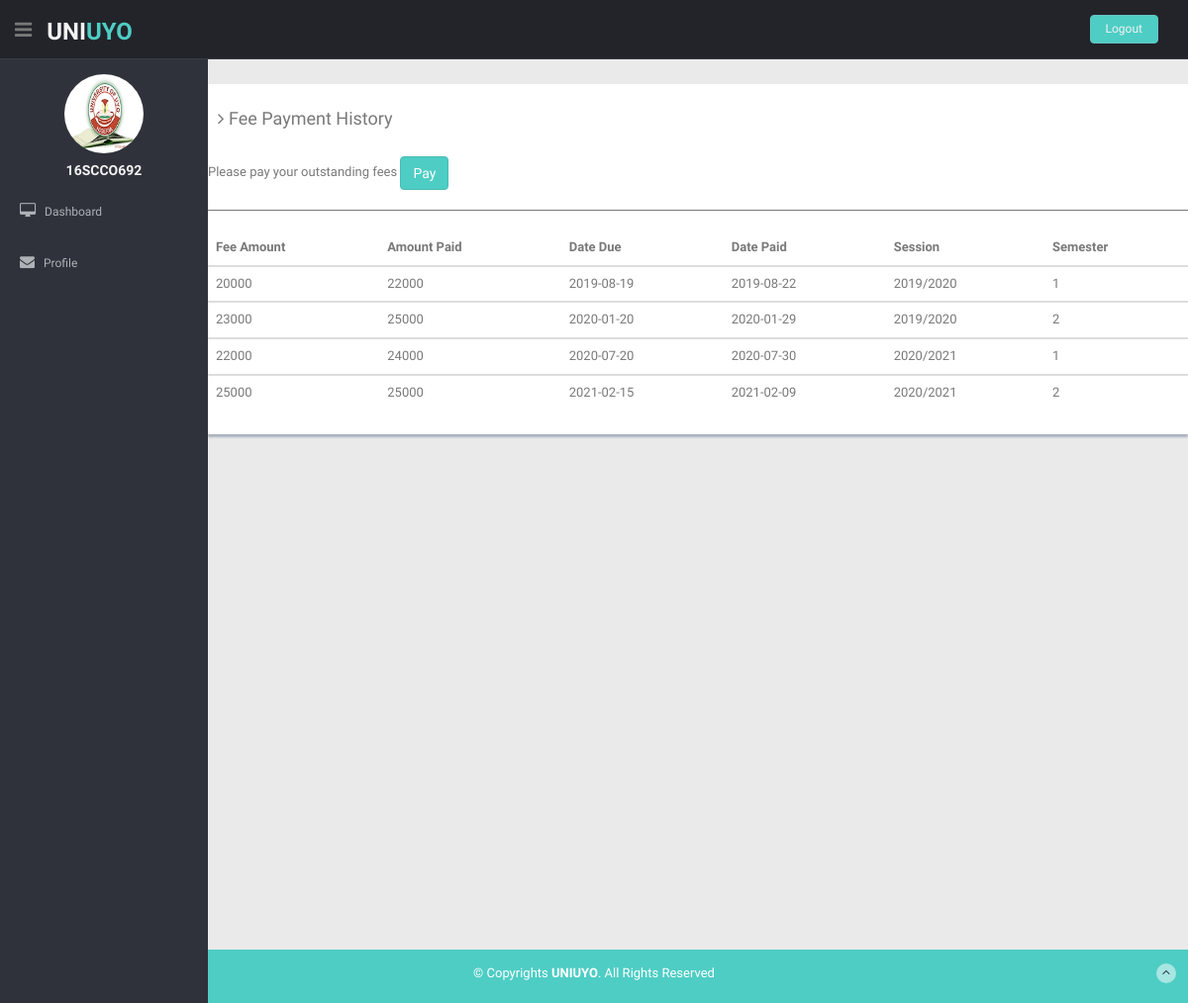
Screenshot of /fee_history.php (signed in) with the database file from the repository.
### tables this page shows
CREATE TABLE `fee_history` (
  `id` int(11) NOT NULL,
  `amount` int(11) NOT NULL,
  `total_paid` int(11) NOT NULL,
  `date_paid` date NOT NULL,
  `due_date` date NOT NULL,
  `reg_number` varchar(100) NOT NULL,
  `session` varchar(100) NOT NULL,
  `semester` int(11) NOT NULL
);

### fee_history.php (the view, shortened to what this page needs)
<?php require_once("includes/sessions.php");
require('includes/db.php'); ?>
<!DOCTYPE html>
<html lang="en">
<head>
  <link href="lib/bootstrap/css/bootstrap.min.css" rel="stylesheet">
  <link href="lib/font-awesome/css/font-awesome.css" rel="stylesheet" />
  <link href="css/style.css" rel="stylesheet">
  <link href="css/style-responsive.css" rel="stylesheet">
</head>
<body>
  <section id="container">
    <header class="header black-bg">
      <div class="sidebar-toggle-box">
        <div class="fa fa-bars tooltips" data-placement="right" data-original-title="Toggle Navigation"></div>
      </div>
      <a href="user_index.php" class="logo"><b>Uni<span>uyo</span></b></a>
      <div class="top-menu">
        <ul class="nav pull-right top-menu">
          <li><a class="logout" href="logout.php">Logout</a></li>
        </ul>
      </div>
    </header>
    <aside>
      <div id="sidebar" class="nav-collapse ">
        <ul class="sidebar-menu" id="nav-accordion">
          <p class="centered"><a href="user_index.php"><img src="img/fr-05.jpg" class="img-circle" width="80"></a></p>
          <h5 class="centered">
            <?php echo " " . $_SESSION['username'] . " " ?>
          </h5>
          <li class="sub-menu">
            <a href="javascript:;">
              <i class="fa fa-desktop"></i>
              <span>Dashboard</span>
            </a>
          </li>
          <li>
            <a href="actions.php">
              <i class="fa fa-envelope"></i>
              <span>Profile </span>
            </a>
          </li>
        </ul>
      </div>
    </aside>
    <section id="main-content">
      <section class="wrapper site-min-height">
        <div class="row mt">
          <div class="content-panel">
            <h4><i class="fa fa-angle-right"></i> Fee Payment History </h4>
            <p>
              <?php $query = "SELECT fee.session, fee_history.session FROM fee INNER JOIN fee_history ON fee.session = fee_history.session";
              $result = mysqli_query($conn, $query);
              if (mysqli_num_rows($result) == 0) {
                echo "<br>Please pay your outstanding fees
                  <button type='submit' class='btn btn-theme'>Pay</button> ";
              } else {
                echo "Your fee payment history is up to date";
              }
              ?>
            </p>
            <hr>
            <?php
            $query = "SELECT * FROM fee_history WHERE reg_number = '" . $_SESSION['username'] . "'";
            $result = mysqli_query($conn, $query);
            if (mysqli_num_rows($result) > 0) {
              echo "<table class='table'>
                        <thead>
                          <tr>
                            <th>Fee Amount</th>
                            <th>Amount Paid</th>
                            <th>Date Due</th>
                            <th>Date Paid</th>
                            <th>Session</th>
                            <th>Semester</th>
                          </tr>
                        </thead>";
              while ($row = mysqli_fetch_array($result)) {
                echo "<tbody>
                          <tr>
                            <td>" . $row["amount"] . "</td>
                            <td>" . $row["total_paid"] . "</td>
                            <td>" . $row["due_date"] . "</td>
                            <td>" . $row["date_paid"] . "</td>
                            <td>" . $row["session"] . "</td>
                            <td>" . $row["semester"] . "</td>
                          </tr>
                          </tbody>";
              }
              echo "</table>";
            } else {
              echo "0 results";
            }
            ?>
          </div>
        </div>
      </section>
    </section>
    <footer class="site-footer">
      <div class="text-center">
        <p>
          &copy; Copyrights <strong>UNIUYO</strong>. All Rights Reserved
        </p>
        <a href="blank.html#" class="go-top">
          <i class="fa fa-angle-up"></i>
        </a>
      </div>
    </footer>
  </section>
</body>
</html>

### css/style.css (style rules this page uses)
body { color: #797979; background: #eaeaea; font-family: 'Ruda', sans-serif; padding: 0px !important; margin: 0px !important; font-size:13px; }
ul li { list-style: none; }
a, a:hover, a:focus { text-decoration: none; outline: none; }
#container { width: 100%; height: 100%; }
.btn-theme { color: #fff; background-color: #4ECDC4; border-color: #48bcb4; }
hr { margin-top: 20px; margin-bottom: 20px; border: 0; border-top: 1px solid #797979; }
.centered { text-align: center; }
.mt { margin-top: 25px; }
ul.top-menu > li > .logout { color: #f2f2f2; font-size: 12px; border-radius: 4px; -webkit-border-radius: 4px; border: 1px solid #64c3c2 !important; padding: 5px 15px; margin-right: 15px; background: #4ECDC4; margin-top: 15px; }
#sidebar { width: 210px; height: 100%; position: fixed; background: #2f323a; }
#sidebar h5 { color: #f2f2f2; font-weight: 700; }
#sidebar ul li { position: relative; }
ul.sidebar-menu , ul.sidebar-menu li ul.sub { margin: -2px 0 0; padding: 0; }
ul.sidebar-menu { margin-top: 75px; }
ul.sidebar-menu li { margin-bottom: 5px; margin-left:10px; margin-right:10px; }
ul.sidebar-menu li.sub-menu { line-height: 15px; }
ul.sidebar-menu li a span { display: inline-block; }
ul.sidebar-menu li a { color: #aeb2b7; text-decoration: none; display: block; padding: 15px 0 15px 10px; font-size: 12px; outline: none; -webkit-transition: all 0.3s ease; -moz-transition: all 0.3s ease; -o-transition: all 0.3s ease; -ms-transition: all 0.3s ease; transition: all 0.3s ease; }
ul.sidebar-menu li a i { font-size: 15px; padding-right: 6px; }
#main-content { margin-left: 210px; }
.header, .footer { min-height: 60px; padding: 0 15px; }
.header { position: fixed; left: 0; right: 0; z-index: 1002; }
.black-bg { background: #22242a; border-bottom: 1px solid #393d46; }
.wrapper { display: inline-block; margin-top: 60px; padding-left: 15px; padding-right: 15px; padding-bottom: 15px; padding-top: 0px; width: 100%; }
a.logo { font-size: 24px; color: #f2f2f2; float: left; margin-top: 15px; text-transform: uppercase; }
a.logo b { font-weight: 900; }
a.logo span { color: #4ECDC4; }
#top_menu .nav > li, ul.top-menu > li { float: left; }
ul.top-menu > li > a { color: #666666; font-size: 16px; border-radius: 4px; -webkit-border-radius: 4px; border:1px solid #666666 !important; padding: 2px 6px; margin-right: 15px; }
.sidebar-toggle-box { float: left; padding-right: 15px; margin-top: 20px; }
.sidebar-toggle-box .fa-bars { cursor: pointer; display: inline-block; font-size: 20px; }
.content-panel { background: #ffffff; box-shadow: 0px 3px 2px #aab2bd; padding-top: 15px; padding-bottom: 5px; }
.content-panel h4 { margin-left: 10px; }
.site-footer { background: #4ECDC4; color: #fff; padding: 15px 0; }
.site-footer p { margin-bottom: 5px; }
.go-top { margin-right: 1%; margin-top: -25px; float: right; background: rgba(255,255,255,.5); width: 20px; height: 20px; border-radius: 50%; -webkit-border-radius: 50%; }
.go-top i { color: #2A3542; }
.site-min-height { min-height: 900px; }

### rows the page displays
fee_history: amount "20000", total_paid "22000", due_date "2019-08-19", date_paid "2019-08-22", session "2019/2020", semester "1"
fee_history: amount "23000", total_paid "25000", due_date "2020-01-20", date_paid "2020-01-29", session "2019/2020", semester "2"
fee_history: amount "22000", total_paid "24000", due_date "2020-07-20", date_paid "2020-07-30", session "2020/2021", semester "1"
fee_history: amount "25000", total_paid "25000", due_date "2021-02-15", date_paid "2021-02-09", session "2020/2021", semester "2"

### other values shown
$_SESSION['username'] "16SCCO692"
